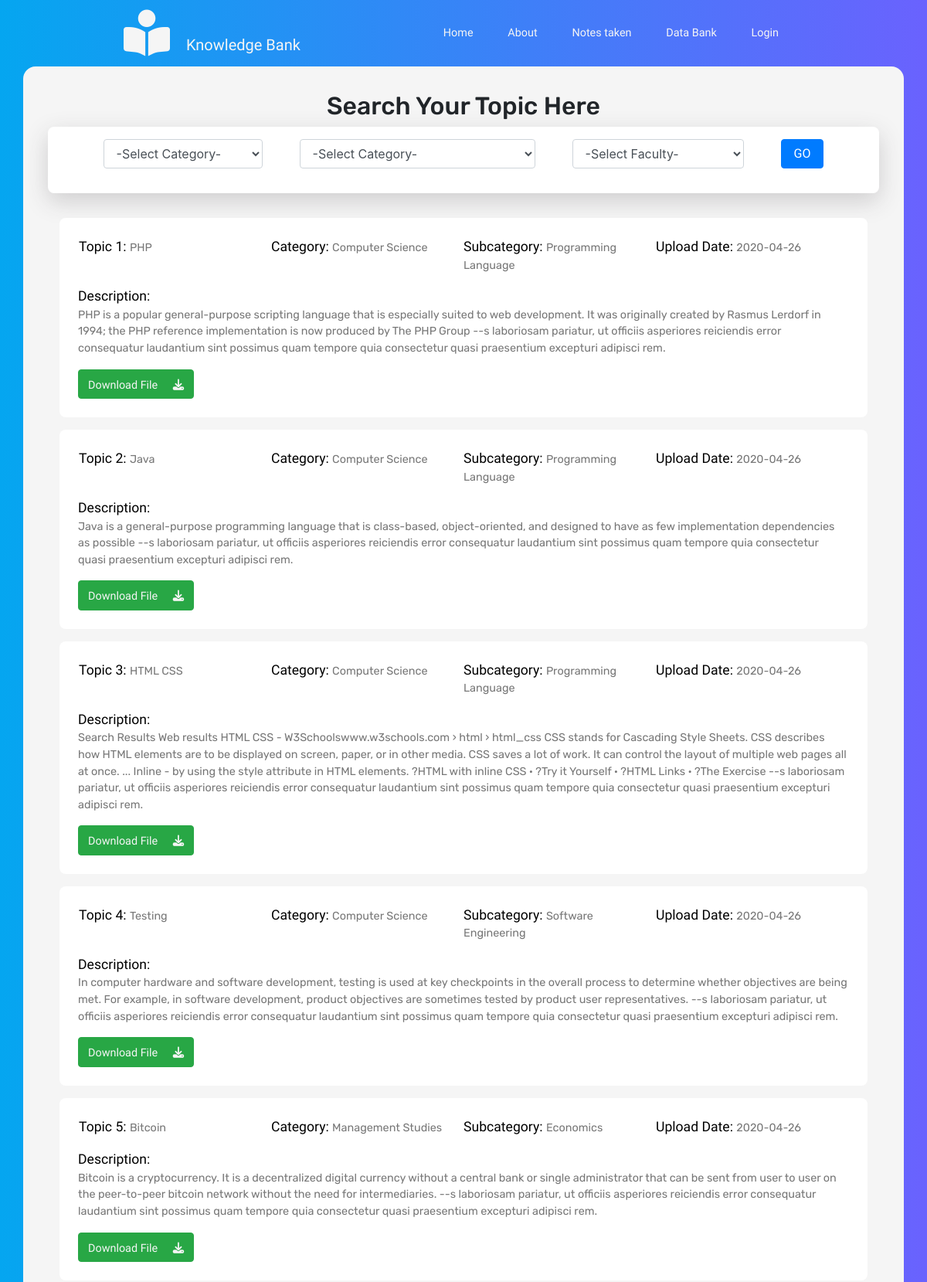
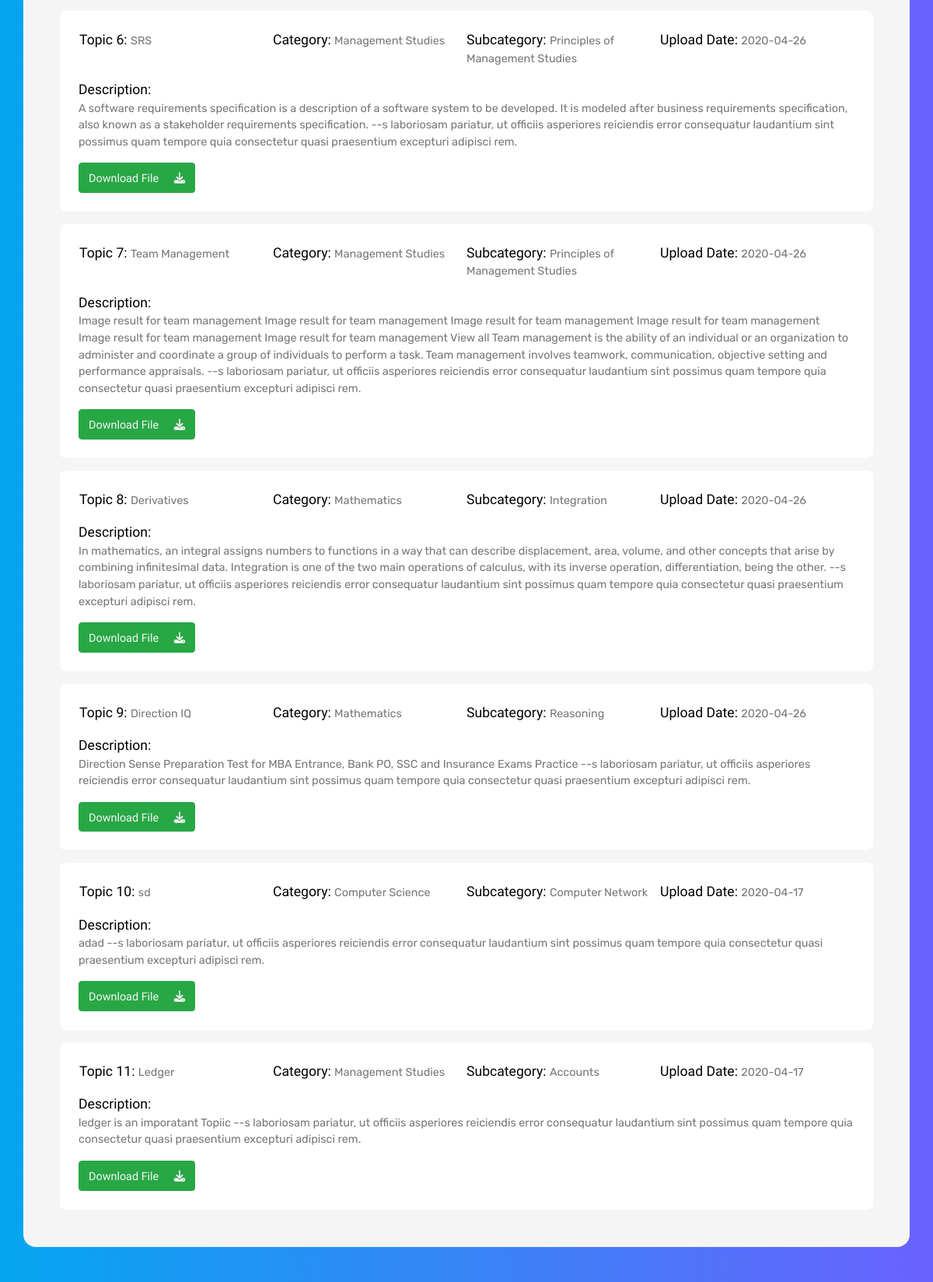
Page /allTopics.php (upper part) on the committed database (2 pictures, top to bottom).
### tables this page shows
CREATE TABLE `tbl_topic` (
  `topic_id` int(11) NOT NULL,
  `topic_name` varchar(500) NOT NULL,
  `faculty_email` varchar(200) NOT NULL,
  `file_name` varchar(500) NOT NULL,
  `topic_upload_date` date NOT NULL,
  `topic_description` varchar(1000) NOT NULL,
  `topic_status` int(2) NOT NULL,
  `subcategory_id` int(11) NOT NULL
);

CREATE TABLE `tbl_category` (
  `category_id` int(11) NOT NULL,
  `category_name` varchar(200) NOT NULL
);

CREATE TABLE `tbl_subcategory` (
  `subcategory_id` int(11) NOT NULL,
  `subcategory_name` varchar(200) NOT NULL,
  `category_id` int(11) NOT NULL
);

### allTopics.php (the view, shortened to what this page needs)
<?php include 'htmlmain.php'; ?>
<link rel="stylesheet" href="./css/alltopics.css">
<?php
include("dbcon.php");
?>
<section class="main-area container mb-5">
	<div class="main-title d-flex justify-content-center">
		<h2>Search Your Topic Here</h2>
	</div>
	<div class="selection-area">
		<form name="frm" class="form-group">
			<div class="selection-box d-flex justify-content-center">
				<div class="row">
					<div class="pr-5">
						<select name="category_id" required="required" onclick="getSubcategory()" class="form-control">
							<option value="">-Select Category-</option>
						</select>
					</div>
					<div id="sub" class="pr-5">
						<select name="subcategory_id" required="required" class="form-control">
							<option value="">-Select Category-</option>
						</select>
					</div>
					<div class="pr-5">
						<select name="faculty_email" required="required" class="form-control">
							<option value="">-Select Faculty-</option>
						</select>
					</div>
					<a onclick="getData()"><input type="button" value="GO" class="btn btn-primary px-3"></a>
				</div>
			</div>
		</form>
	</div>
	<div id="all" class="topic-area container">
		<?php
		$q = "select * from tbl_topic t,tbl_subcategory sub,tbl_category c where t.subcategory_id=sub.subcategory_id and sub.category_id=c.category_id order by topic_upload_date desc,t.	subcategory_id	asc";
		$res = mysqli_query($con, $q);
		$n = mysqli_num_rows($res);
		if ($n == 0) {
			echo "<div class='alert alert-danger' role='alert'>
		No Data found!
	  </div>";
		} else {
			$count = 1;
			while ($row = mysqli_fetch_array($res, MYSQLI_BOTH)) {
		?>
				<div class="topic-details my-3">
					<div class="topic-info ">
						<div class="row px-3">
							<div class="col-lg-3 col-md-4 col-sm-4">
								<div class="row">
									<p class="text-desc"><span class="head"> Topic <?php echo $count;
																					$count++; ?>: </span><?php echo $row['topic_name']; ?></p>
								</div>
							</div>
							<div class="col-lg-3 col-md-4 col-sm-4">
								<div class="row">
									<p class="text-desc"><span class="head"> Category: </span><?php echo $row['category_name']; ?></p>
								</div>
							</div>
							<div class="col-lg-3 col-md-4 col-sm-4">
								<div class="row">
									<p class="text-desc"><span class="head"> Subcategory: </span> <?php echo $row['subcategory_name']; ?></p>
								</div>
							</div>
							<div class="col-lg-3 col-md-4 col-sm-4">
								<div class="row">
									<p class="text-desc"><span class="head"> Upload Date: </span><?php echo $row['topic_upload_date']; ?></p>
								</div>
							</div>
						</div>
						<div class="topic-desc">
							<span class="head">Description: </span>
							<p class="text-desc"><?php echo $row['topic_description']; ?> --s laboriosam pariatur, ut officiis asperiores reiciendis error consequatur laudantium sint possimus quam tempore quia consectetur quasi praesentium excepturi adipisci rem.</p>
						</div>
						<div>
							<button class="btn-prop btn btn-success"><a class="download" style="text-decoration: none;" onclick="return confirm('Are you sure ,want to download file?')" href="topic_files/download.php?file=<?php echo $row['file_name']; ?>">Download File <i class="fas fa-download ml-3"></i></a></button>
						</div>
					</div>
				</div>
		<?php
			}
		}
		?>
	</div>
</section>

### htmlmain.php (shortened to what this page needs)
<!DOCTYPE html>
<html lang="en">
<head>
    <link rel="stylesheet" href="https://stackpath.bootstrapcdn.com/bootstrap/4.4.1/css/bootstrap.min.css">
    <link rel="stylesheet" href="./css/style.css">

### css/style.css (style rules this page uses)
* { box-sizing: border-box; }
html, body { margin: 0%; box-sizing: border-box; width: 100%; }
header, section { overflow-x: hidden; }
:root { --Snigle-font: "Sniglet", cursive; --Rubki: "Rubik", cursive; --Patua: "Patua One", cursive; --Lobster: "Lobster", cursive; --light-black: #333333; --bggradient: linear-gradient(90deg, #05A6F0 0%, #6a62fe 100%); --light-grey: rgba(255, 255, 255, 0.5) }
header { background: #dd2476; background-color: var(--bggradient); }
header a { font-family: var(--Snigle-font); font-size: 0.9em; color: whitesmoke; }
header .nav-item:last-child { padding-right: 10.5em; }
header .nav-item { padding: 0.9em; }
header .navbar-brand { padding-left: 8rem; }

### css/alltopics.css (style rules this page uses)
:root { --box-shadow: 0px 10px 30px rgba(57, 56, 61, 0.205); }
.main-area { background: whitesmoke; border-radius: 1rem; padding: 2rem 2rem; }
.main-area .main-title>h2 { font-family: Rubik; }
.main-area .selection-area { background: white; border-radius: .5rem; padding: 1rem; margin-bottom: 2rem; box-shadow: var(--box-shadow); }
.main-area .topic-area .topic-info .head { font-family: Acme; font-size: 1.1rem; color: black; }
.main-area .topic-area .topic-info .text-desc { font-family: Rubik; font-size: .9rem; color: #777777 }
.main-area .topic-area .topic-details { background: white; border-radius: .5rem; padding: 1.5rem; }

### rows in the picture
tbl_topic: topic_name "PHP", tbl_category.category_name "Computer Science", subcategory.subcategory_name "Programming Language", topic_upload_date "2020-04-26", topic_description "PHP is a popular general-purpose scripting language that is especially suited to web development. It was originally created by Rasmus Lerdorf in 1994; the PHP reference implementation is now produced by The PHP Group"
tbl_topic: topic_name "Java", tbl_category.category_name "Computer Science", subcategory.subcategory_name "Programming Language", topic_upload_date "2020-04-26", topic_description "Java is a general-purpose programming language that is class-based, object-oriented, and designed to have as few implementation dependencies as possible"
tbl_topic: topic_name "HTML CSS", tbl_category.category_name "Computer Science", subcategory.subcategory_name "Programming Language", topic_upload_date "2020-04-26", topic_description "Search Results Web results HTML CSS - W3Schoolswww.w3schools.com › html › html_css CSS stands for Cascading Style Sheets. CSS describes how HTML elements are to be displayed on screen, paper, or in other media. CSS saves a lot of work. It can control the layout of multiple web pages all at once. ... Inline - by using the style attribute in HTML elements. ?HTML with inline CSS · ?Try it Yourself · ?HTML Links · ?The Exercise"
tbl_topic: topic_name "Testing", tbl_category.category_name "Computer Science", subcategory.subcategory_name "Software Engineering", topic_upload_date "2020-04-26", topic_description "In computer hardware and software development, testing is used at key checkpoints in the overall process to determine whether objectives are being met. For example, in software development, product objectives are sometimes tested by product user representatives."
tbl_topic: topic_name "Bitcoin", tbl_category.category_name "Management Studies", subcategory.subcategory_name "Economics", topic_upload_date "2020-04-26", topic_description "Bitcoin is a cryptocurrency. It is a decentralized digital currency without a central bank or single administrator that can be sent from user to user on the peer-to-peer bitcoin network without the need for intermediaries."
tbl_topic: topic_name "SRS", tbl_category.category_name "Management Studies", subcategory.subcategory_name "Principles of Management Studies", topic_upload_date "2020-04-26", topic_description "A software requirements specification is a description of a software system to be developed. It is modeled after business requirements specification, also known as a stakeholder requirements specification."
tbl_topic: topic_name "Team Management", tbl_category.category_name "Management Studies", subcategory.subcategory_name "Principles of Management Studies", topic_upload_date "2020-04-26", topic_description "Image result for team management Image result for team management Image result for team management Image result for team management Image result for team management Image result for team management View all Team management is the ability of an individual or an organization to administer and coordinate a group of individuals to perform a task. Team management involves teamwork, communication, objective setting and performance appraisals."
tbl_topic: topic_name "Derivatives", tbl_category.category_name "Mathematics", subcategory.subcategory_name "Integration", topic_upload_date "2020-04-26", topic_description "In mathematics, an integral assigns numbers to functions in a way that can describe displacement, area, volume, and other concepts that arise by combining infinitesimal data. Integration is one of the two main operations of calculus, with its inverse operation, differentiation, being the other."
tbl_topic: topic_name "Direction IQ", tbl_category.category_name "Mathematics", subcategory.subcategory_name "Reasoning", topic_upload_date "2020-04-26", topic_description "Direction Sense Preparation Test for MBA Entrance, Bank PO, SSC and Insurance Exams Practice"
tbl_topic: topic_name "sd", tbl_category.category_name "Computer Science", subcategory.subcategory_name "Computer Network", topic_upload_date "2020-04-17", topic_description "adad"
tbl_topic: topic_name "Ledger", tbl_category.category_name "Management Studies", subcategory.subcategory_name "Accounts", topic_upload_date "2020-04-17", topic_description "ledger is an imporatant Topiic"
